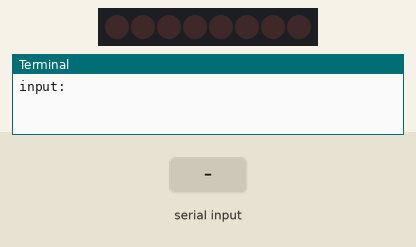
This program was run on a simulated Raspberry Pi (BCM pin numbers). Shown: 8 shift-register outputs drawn as a row of LEDs (first output left, lit = HIGH), the last lines printed to the terminal. The test bench sets the inputs (shaded band).

Above: at 1.2 s.
1.3 s: "5" typed at the terminal, then Enter
At 2.5 s:
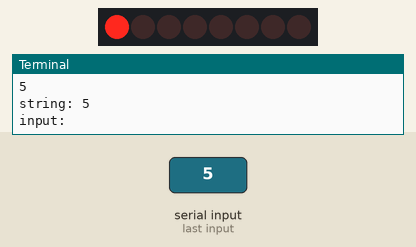
2.8 s: "90" typed at the terminal, then Enter
At 3.6 s:
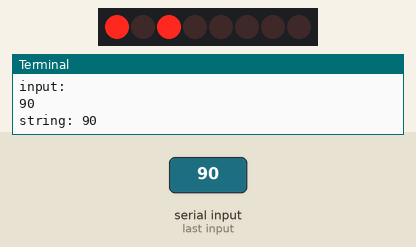
4.3 s: "200" typed at the terminal, then Enter
At 4.8 s:
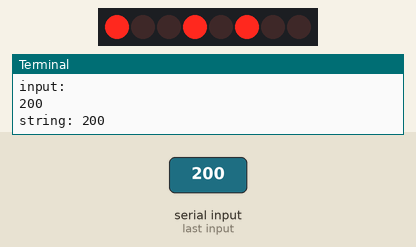
5.8 s: "1" typed at the terminal, then Enter
At 7.0 s:
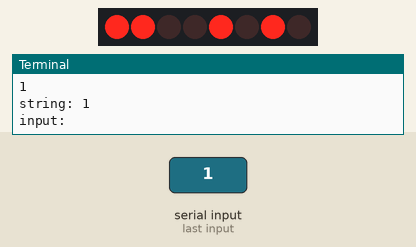
7.3 s: "0" typed at the terminal, then Enter
At 8.2 s:
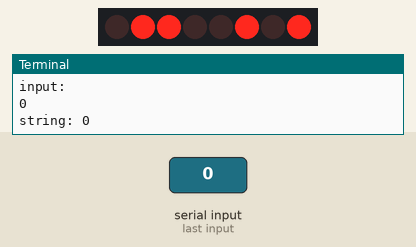
8.8 s: "5" typed at the terminal, then Enter
At 9.4 s:
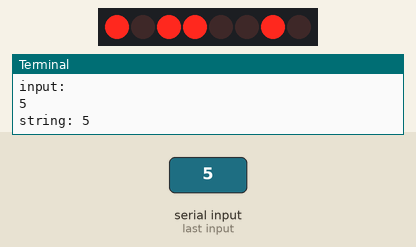
Timing chart, 0 to 11.3 s (numbered marks = the images above; inputs shaded):
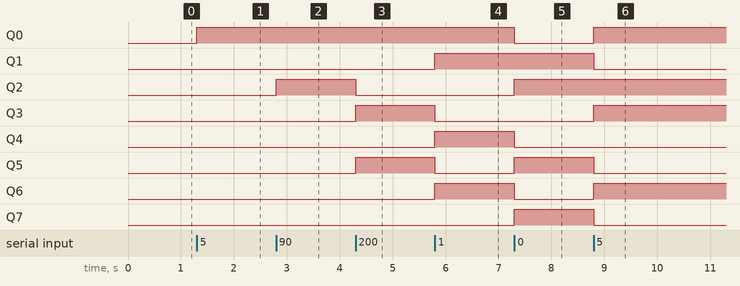

The program:

displayInput.py
```python
import RPi.GPIO as GPIO
import time

# GPIO Setup
GPIO.setmode(GPIO.BCM)
GPIO.setwarnings(False)
DATA  = 21
LATCH = 20
CLOCK = 16
#BTITERATE = 12
GPIO.setup(DATA,  GPIO.OUT)
GPIO.setup(LATCH, GPIO.OUT)
GPIO.setup(CLOCK, GPIO.OUT)
#GPIO.setup(BTITERATE, GPIO.IN, pull_up_down=GPIO.PUD_UP)

# Pulses the latch pin - write the output to data lines
def latch():
  GPIO.output(LATCH, 0)
  GPIO.output(LATCH, 1)
  GPIO.output(LATCH, 0)
  #print("Latched")

# Pulses clock to shift bits
def tick():
  GPIO.output(CLOCK, 0)
  GPIO.output(CLOCK, 1)
  GPIO.output(CLOCK, 0)

# Clears all outputs by writing empty byte
def clear():
  GPIO.output(DATA, 0)

  for x in range(0, 8):
    GPIO.output(CLOCK, 0)
    GPIO.output(CLOCK, 1)
    GPIO.output(CLOCK, 0)

  latch()

# Push bit into the shift register
def inputBit(inputValue):
  GPIO.output(DATA, inputValue)
  tick()

# Push a byte to the shift register
#   Split input alues into individual values
def outputBits(inputString):
  bitList = list(inputString)
  bitList = bitList[::-1]

  for bit in bitList:
    bit = int(bit)
    inputBit(bit)

  latch()

clear() # Makes sure we're clear before main loop

# Setup
numericArr = [        # Stores the numeric display bytes
  0b10000001,
  0b11101101,
  0b01000011,
  0b01001001,
  0b00101101,
  0b00011001,
  0b00010001,
  0b11001101,
  0b00000001,
  0b00001001
]

while True:
  inputString = input("input: ")

  print("string:", inputString)

  outputBits(inputString)

  time.sleep(1)


#bytestring = format(value, '08b')
#outputBits(bytestring)

  # NUMBERS
  # 0 = on (pulled to ground), 1 = off
  # 0 0b10000001
  # 1 0b11101101
  # 2 0b01000011
  # 3 0b01001001
  # 4 0b00101101
  # 5 0b00011001
  # 6 0b00010001
  # 7 0b11001101
  # 8 0b00000001
  # 9 0b00001001
```

Measured:
- after the input at 1.3 s, Q0: LOW → HIGH at once
- after the input at 2.8 s, Q2: LOW → HIGH at once
- after the input at 4.3 s, Q2: HIGH → LOW at once; Q3, Q5: LOW → HIGH at once
- after the input at 5.8 s, Q1, Q4, Q6: LOW → HIGH at once; Q3, Q5: HIGH → LOW at once
- after the input at 7.3 s, Q0, Q4, Q6: HIGH → LOW at once; Q2, Q5, Q7: LOW → HIGH at once
- after the input at 8.8 s, Q0, Q3, Q6: LOW → HIGH at once; Q1, Q5, Q7: HIGH → LOW at once
